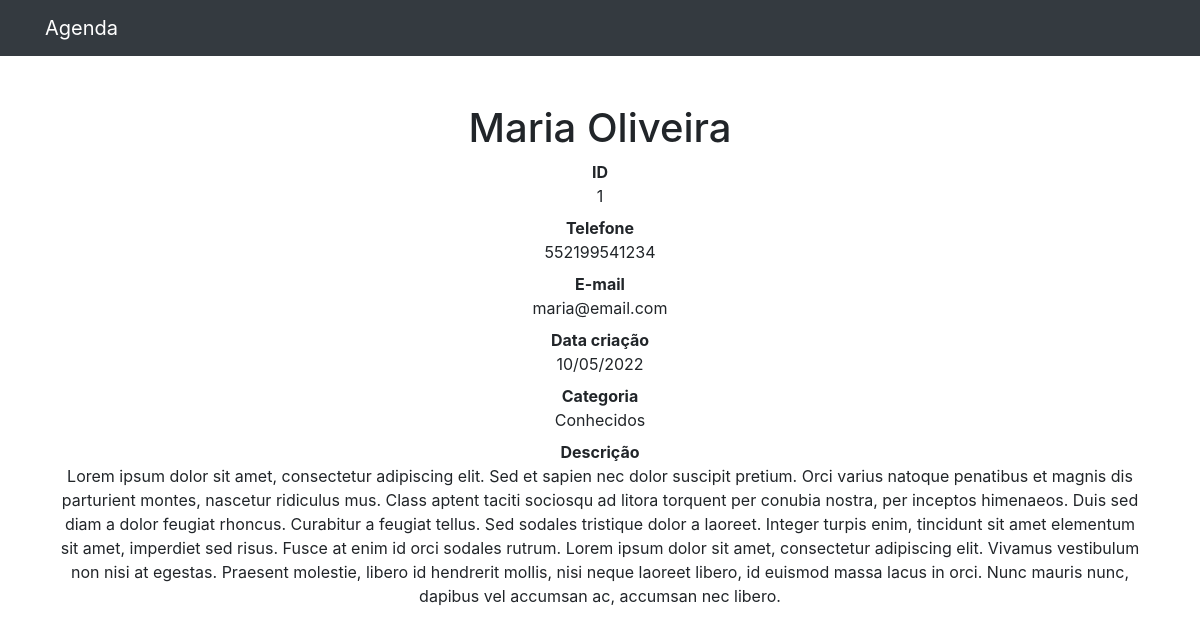
The page /1 on the database its author committed.
### contatos/models.py (models this page shows, shortened)
class Contato(models.Model):
    nome = models.CharField(max_length=255)
    sobrenome = models.CharField(max_length=255, blank=True)
    telefone = models.CharField(max_length=255)
    email = models.CharField(max_length=255, blank=True)
    data_criacao = models.DateTimeField(default=timezone.now)
    descricao = models.TextField(blank=True)
    categoria = models.ForeignKey(Categoria, on_delete=models.DO_NOTHING)
    mostrar = models.BooleanField(default=True)

class Categoria(models.Model):
    nome = models.CharField(max_length=255)
    def __str__(self):
        return self.nome

### contatos/views.py (the view)
# urls.py: path('<int:contato_id>', views.ver_contato, name="ver_contato")
def ver_contato(request, contato_id):
    contato = get_object_or_404(Contato, id=contato_id)
    if not contato.mostrar:
        raise Http404()
    return render(request, "contatos/ver_contato.html", {
        'contato': contato
    })

### contatos/templates/contatos/ver_contato.html
{% extends 'base.html' %}
{% block conteudo %}
<div class="container">
    <div class="row">
      <div class="col-lg-12">
        <h1 class="mt-5">{{ contato.nome }} {{ contato.sobrenome }}</h1>
        <dl>
          <dt>ID</dt>
          <dd>{{ contato.id }}</dd>
          <dt>Telefone</dt>
          <dd>{{ contato.telefone }}</dd>
          <dt>E-mail</dt>
          <dd>{{ contato.email }}</dd>
          <dt>Data criação</dt>
          <dd>{{ contato.data_criacao|date:'d/m/Y' }}</dd>
          <dt>Categoria</dt>
          <dd>{{ contato.categoria }}</dd>
          <dt>Descrição</dt>
          <dd>
            {{ contato.descricao }}
          </dd>
        </dl>
      </div>
    </div>
  </div>
{% endblock %}

### rows shown on the page
Contato: nome "Maria", sobrenome "Oliveira", id "1", telefone "552199541234", email "maria@email.com", data_criacao "10/05/2022", categoria "Conhecidos", descricao "Lorem ipsum dolor sit amet, consectetur adipiscing elit. Sed et sapien nec dolor suscipit pretium. Orci varius natoque penatibus et magnis dis parturient montes, nascetur ridiculus mus. Class aptent taciti sociosqu ad litora torquent per conubia nostra, per inceptos himenaeos. Duis sed diam a dolor feugiat rhoncus. Curabitur a feugiat tellus. Sed sodales tristique dolor a laoreet. Integer turpis enim, tincidunt sit amet elementum sit amet, imperdiet sed risus. Fusce at enim id orci sodales rutrum. Lorem ipsum dolor sit amet, consectetur adipiscing elit. Vivamus vestibulum non nisi at egestas. Praesent molestie, libero id hendrerit mollis, nisi neque laoreet libero, id euismod massa lacus in…"
